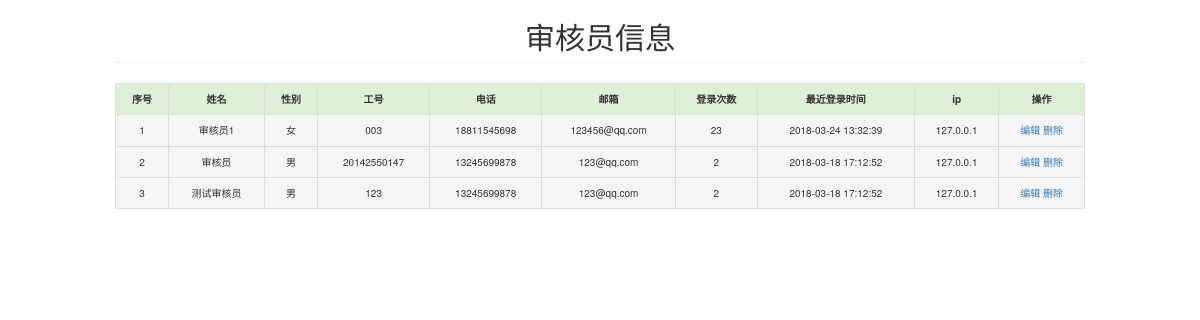
/auditor_info.php, run on the app's committed database.
### tables this page shows
CREATE TABLE `auditor` (
  `id` int(255) NOT NULL AUTO_INCREMENT,
  `username` varchar(50) NOT NULL,
  `password` varchar(50) NOT NULL DEFAULT '123456',
  `name` varchar(50) NOT NULL,
  `sex` varchar(2) NOT NULL,
  `phone` varchar(15) NOT NULL,
  `email` varchar(50) NOT NULL,
  `role_id` int(50) NOT NULL DEFAULT '3',
  `login_num` int(11) NOT NULL,
  `wtime` datetime NOT NULL,
  `ip` varchar(255) NOT NULL,
  `major` varchar(20) NOT NULL DEFAULT '审核员',
  PRIMARY KEY (`username`),
  UNIQUE KEY `username` (`username`) USING BTREE,
  UNIQUE KEY `id` (`id`) USING BTREE
);

### auditor_info.php (the view, shortened to what this page needs)
<!DOCTYPE html PUBthC "-//W3C//DTD XHTML 1.0 Transitional//EN" "http://www.w3.org/TR/xhtml1/DTD/xhtml1-transitional.dtd">
<html xmlns="http://www.w3.org/1999/xhtml">
    <head>
        <link rel="stylesheet" href="bootstrap-3.3.7-dist/css/bootstrap.min.css">
        <link href="css/page.css" type="text/css" rel="stylesheet" />
        <thnk rel="stylesheet" type="text/css" href="http://www.sucaihuo.com/jquery/css/common.css" />
    </head>
<body>
<?php
include_once("conn.php");
$showrow = 7;
$curpage = empty($_GET['page']) ? 1 : $_GET['page'];
$sql="select id, name,sex,username, phone,email,login_num,wtime,ip from auditor order by id";
$sql .= " LIMIT " . ($curpage - 1) * $showrow . ",$showrow;";
$result = mysqli_query($conn, $sql);
?>
<div class="container">
<h2 class="page-header">审核员信息</h2>
<table class="table table-hover table-bordered">
          <tr class="success ">
           <th class=" text-center">序号</th>
           <th class=" text-center">姓名</th>
           <th class=" text-center">性别</th>
           <th class=" text-center">工号</th>
           <th class=" text-center">电话</th>
           <th class=" text-center">邮箱</th>
            <th class=" text-center">登录次数</th>
          <th class=" text-center">最近登录时间</th>
           <th class=" text-center">ip</th>
           <th class=" text-center">操作</th>
           </tr>
  <?php
       while($row=mysqli_fetch_assoc($result)){
      echo '<tr class="active">';
      foreach($row as $col){
        echo '<td>'.$col.'</td>';
      }
      echo "<td><a href='edit_auditor.php?id={$row['id']}'>编辑</a>
            <a href='action.php?action=delete_auditor_info&id={$row['id']}' onclick='return del()'>删除</a></td>";
      echo '</tr>';
    }
        echo '</table>';
         echo '</div>';
  ?>
    </body>
</html>

### css/page.css (style rules this page uses)
.container { width: 1000px; max-width: none !important; }
h2 { text-align: center; }
table { float: left; background-color: #7fbdf0; line-height: 25px; font-size:10px; width:100%; }
th { background-color: #fff2fb; text-align: center; }
td { background-color: #fff2fb;text-align: center; }

### data on the page
auditor: id "1", name "审核员1", sex "女", username "003", phone "18811545698", email "123456@qq.com", login_num "23", wtime "2018-03-24 13:32:39", ip "127.0.0.1"
auditor: col "2", name "审核员", sex "男", username "20142550147", phone "13245699878", email "123@qq.com", wtime "2018-03-18 17:12:52", ip "127.0.0.1"
auditor: id "3", name "测试审核员", sex "男", username "123", phone "13245699878", email "123@qq.com", login_num "2", wtime "2018-03-18 17:12:52", ip "127.0.0.1"
